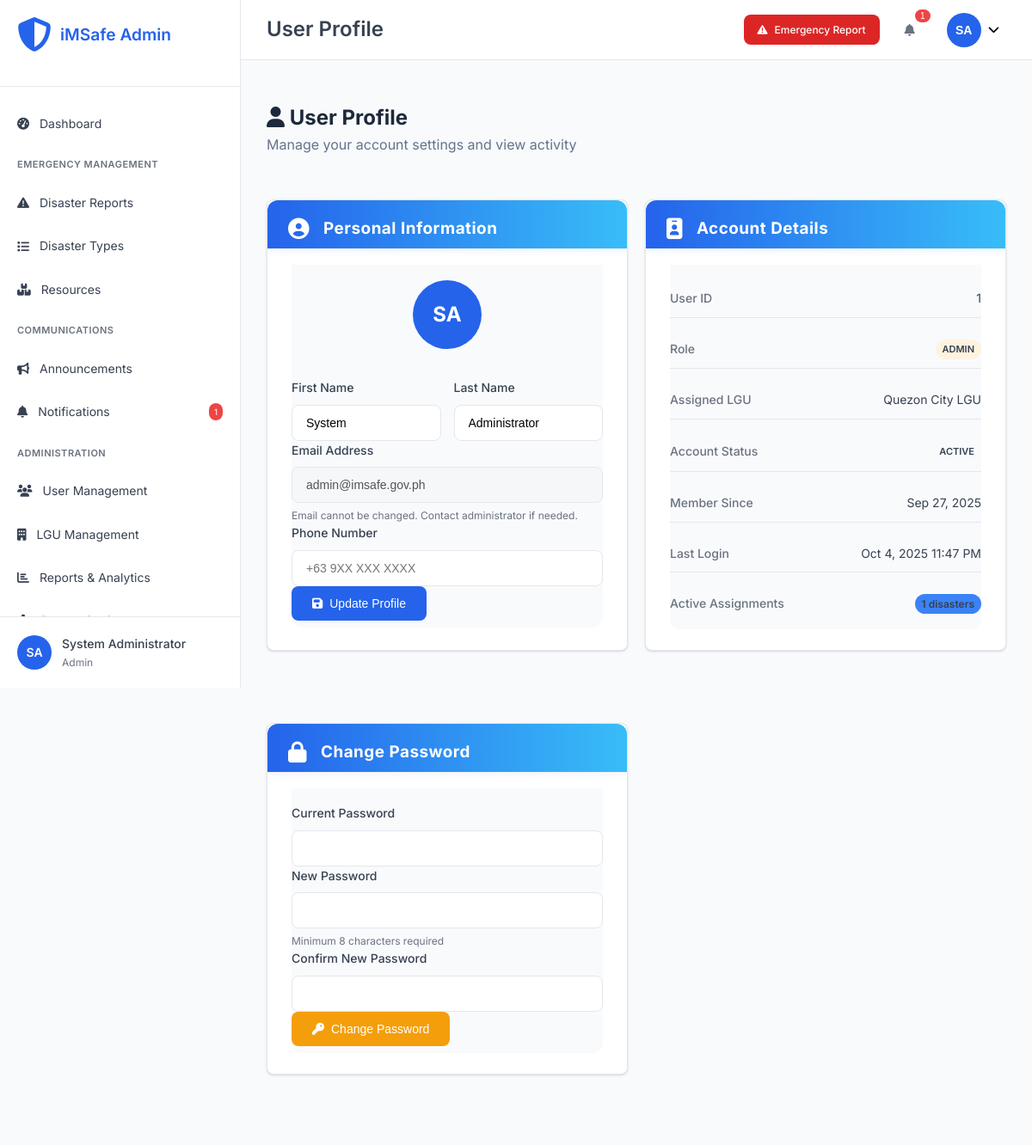
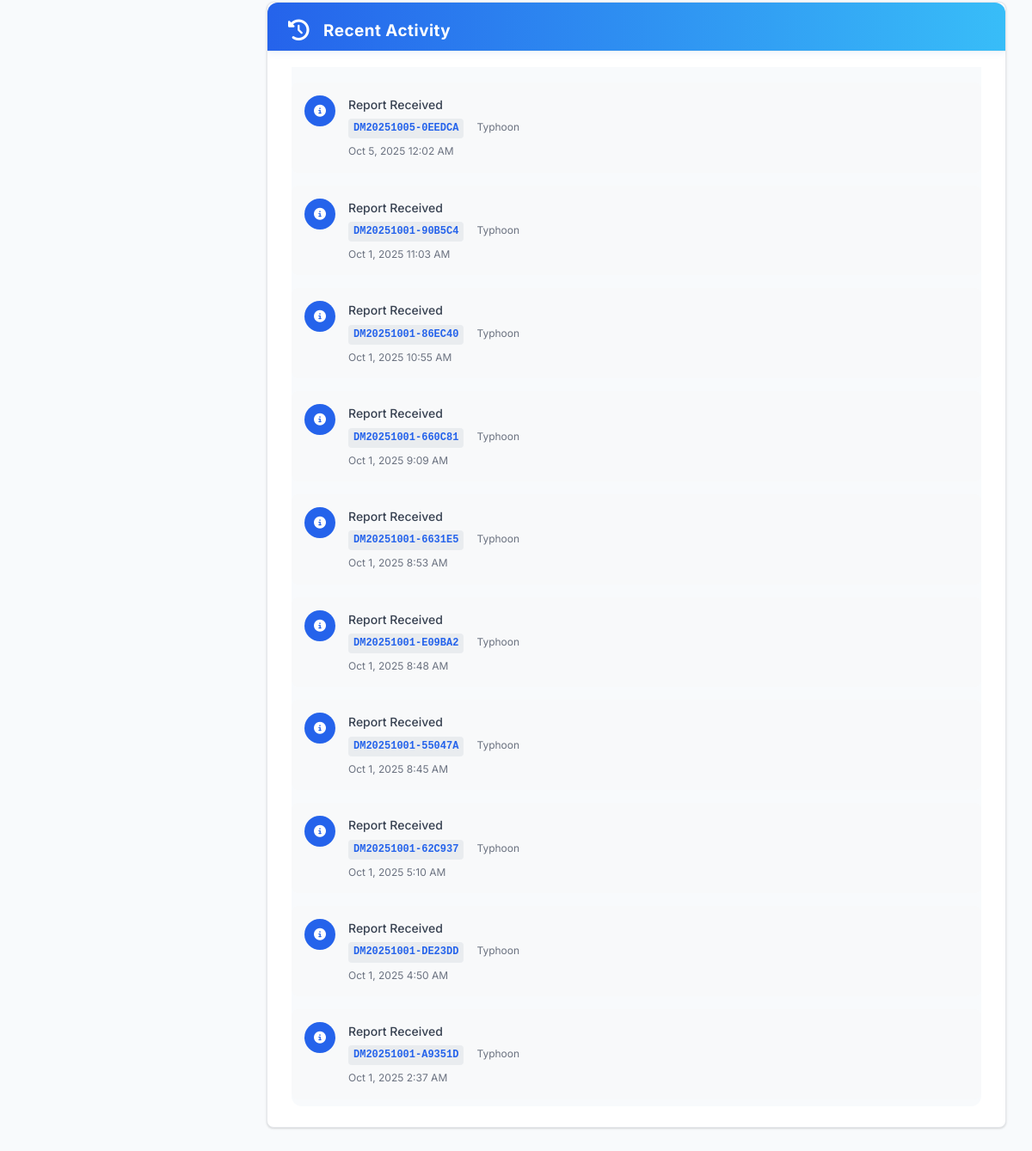
Screenshot of /admin/profile.php (signed in) with the database file from the repository (2 pictures, top to bottom).
### tables this page shows
CREATE TABLE `users` (
  `user_id` int(11) NOT NULL,
  `username` varchar(50) NOT NULL,
  `email` varchar(100) NOT NULL,
  `password_hash` varchar(255) NOT NULL,
  `first_name` varchar(50) NOT NULL,
  `last_name` varchar(50) NOT NULL,
  `role` enum('admin','reporter') NOT NULL DEFAULT 'reporter',
  `lgu_assigned` varchar(100) DEFAULT NULL,
  `lgu_id` int(11) DEFAULT NULL,
  `phone` varchar(20) DEFAULT NULL,
  `is_active` tinyint(1) DEFAULT 1,
  `email_verified` tinyint(1) DEFAULT 0,
  `created_at` timestamp NOT NULL DEFAULT current_timestamp(),
  `updated_at` timestamp NOT NULL DEFAULT current_timestamp() ON UPDATE current_timestamp(),
  `last_login` timestamp NULL DEFAULT NULL
);

CREATE TABLE `lgus` (
  `lgu_id` int(11) NOT NULL,
  `lgu_name` varchar(100) NOT NULL,
  `lgu_type` enum('city','municipality','province','barangay') NOT NULL,
  `region` varchar(50) DEFAULT NULL,
  `province` varchar(50) DEFAULT NULL,
  `city_municipality` varchar(50) DEFAULT NULL,
  `barangay` varchar(50) DEFAULT NULL,
  `contact_person` varchar(100) DEFAULT NULL,
  `contact_phone` varchar(20) DEFAULT NULL,
  `contact_email` varchar(100) DEFAULT NULL,
  `office_address` text DEFAULT NULL,
  `response_time_hours` int(11) DEFAULT 24,
  `is_active` tinyint(1) DEFAULT 1,
  `created_at` timestamp NOT NULL DEFAULT current_timestamp(),
  `updated_at` timestamp NOT NULL DEFAULT current_timestamp() ON UPDATE current_timestamp()
);

CREATE TABLE `disaster_updates` (
  `update_id` int(11) NOT NULL,
  `disaster_id` int(11) NOT NULL,
  `user_id` int(11) DEFAULT NULL,
  `update_type` enum('status_change','progress','escalation','resolution','general') DEFAULT 'general',
  `title` varchar(200) DEFAULT NULL,
  `description` text DEFAULT NULL,
  `status_from` enum('pending','assigned','acknowledged','in_progress','resolved','closed','escalated') DEFAULT NULL,
  `status_to` enum('pending','assigned','acknowledged','in_progress','resolved','closed','escalated') DEFAULT NULL,
  `is_public` tinyint(1) DEFAULT 0,
  `attachments` longtext DEFAULT NULL CHECK (json_valid(`attachments`)),
  `created_at` timestamp NOT NULL DEFAULT current_timestamp()
);

CREATE TABLE `disasters` (
  `disaster_id` int(11) NOT NULL,
  `tracking_id` varchar(20) NOT NULL,
  `disaster_name` varchar(200) NOT NULL,
  `type_id` int(11) NOT NULL,
  `severity_level` varchar(20) NOT NULL,
  `severity_display` varchar(100) DEFAULT NULL,
  `severity_score` decimal(3,2) DEFAULT 1.00,
  `address` text NOT NULL,
  `purok` varchar(100) DEFAULT NULL,
  `house_no` varchar(50) DEFAULT NULL,
  `city` varchar(100) DEFAULT NULL,
  `province` varchar(100) DEFAULT 'Philippines',
  `state` varchar(100) DEFAULT 'Philippines',
  `latitude` decimal(10,8) DEFAULT NULL,
  `longitude` decimal(11,8) DEFAULT NULL,
  `landmark` varchar(200) DEFAULT NULL,
  `reporter_name` varchar(100) DEFAULT NULL,
  `reporter_phone` varchar(20) NOT NULL,
  `alternate_contact` varchar(20) DEFAULT NULL,
  `description` text NOT NULL,
  `immediate_needs` longtext DEFAULT NULL CHECK (json_valid(`immediate_needs`)),
  `current_situation` text DEFAULT NULL,
  `image_path` varchar(255) DEFAULT NULL,
  `status` enum('ON GOING','IN PROGRESS','COMPLETED') NOT NULL DEFAULT 'ON GOING',
  `assigned_lgu_id` int(11) DEFAULT NULL,
  `assigned_user_id` int(11) DEFAULT NULL,
  `priority` enum('low','medium','high','critical') DEFAULT 'medium',
  `reported_at` timestamp NOT NULL DEFAULT current_timestamp(),
  `acknowledged_at` timestamp NULL DEFAULT NULL,
  `resolved_at` timestamp NULL DEFAULT NULL,
  `escalation_deadline` timestamp NULL DEFAULT NULL,
  `is_verified` tinyint(1) DEFAULT 0,
  `source` enum('web_form','mobile_app','hotline','social_media','official') DEFAULT 'web_form',
  `created_at` timestamp NOT NULL DEFAULT current_timestamp(),
  `updated_at` timestamp NOT NULL DEFAULT current_timestamp() ON UPDATE current_timestamp()
);

CREATE TABLE `disaster_types` (
  `type_id` int(11) NOT NULL,
  `type_name` varchar(100) NOT NULL,
  `description` text DEFAULT NULL,
  `category` enum('natural','man-made','technological','biological') DEFAULT 'natural',
  `severity_weight` decimal(3,2) DEFAULT 1.00,
  `is_active` tinyint(1) DEFAULT 1,
  `created_at` timestamp NOT NULL DEFAULT current_timestamp(),
  `updated_at` timestamp NOT NULL DEFAULT current_timestamp() ON UPDATE current_timestamp()
);

### admin/includes/auth.php (called while the page is built, shortened)
<?php
function getUserInitials() {
    $first = $_SESSION['first_name'] ?? '';
    $last = $_SESSION['last_name'] ?? '';
    return strtoupper(substr($first, 0, 1) . substr($last, 0, 1));
}
?>

### admin/profile.php (the view, shortened to what this page needs)
<?php
require_once '../config/database.php';
require_once 'includes/auth.php';
try {
    $stmt = $pdo->prepare("
        SELECT u.*, l.lgu_name,
               COUNT(d.disaster_id) as assigned_disasters
        FROM users u
        LEFT JOIN lgus l ON u.lgu_id = l.lgu_id
        LEFT JOIN disasters d ON u.user_id = d.assigned_user_id AND d.status NOT IN ('resolved', 'closed')
        WHERE u.user_id = ?
        GROUP BY u.user_id
    ");
    $stmt->execute([$_SESSION['user_id']]);
    $user = $stmt->fetch();
    $activity_stmt = $pdo->prepare("
        SELECT du.*, d.tracking_id, dt.type_name
        FROM disaster_updates du
        JOIN disasters d ON du.disaster_id = d.disaster_id
        JOIN disaster_types dt ON d.type_id = dt.type_id
        WHERE du.user_id = ?
        ORDER BY du.created_at DESC
        LIMIT 10
    ");
    $activity_stmt->execute([$_SESSION['user_id']]);
    $recent_activity = $activity_stmt->fetchAll();
} catch (Exception $e) {
    error_log("Profile fetch error: " . $e->getMessage());
    header('Location: dashboard.php');
    exit;
}
include 'includes/header.php';
?>
<div class="page-header">
    <div class="page-title">
        <h2><i class="fas fa-user"></i> User Profile</h2>
        <p>Manage your account settings and view activity</p>
    </div>
</div>
<div class="profile-grid">
    <div class="dashboard-card">
        <div class="card-header">
            <h3><i class="fas fa-user-circle"></i> Personal Information</h3>
        </div>
        <div class="card-content">
            <div class="user-avatar-large">
                <?php echo getUserInitials(); ?>
            </div>
            <form method="POST" class="profile-form">
                <div class="form-row">
                    <div class="form-group">
                        <label for="first_name">First Name</label>
                        <input type="text" name="first_name" id="first_name"
                               value="<?php echo htmlspecialchars($user['first_name']); ?>" required>
                    </div>
                    <div class="form-group">
                        <label for="last_name">Last Name</label>
                        <input type="text" name="last_name" id="last_name"
                               value="<?php echo htmlspecialchars($user['last_name']); ?>" required>
                    </div>
                </div>
                <div class="form-group">
                    <label for="email">Email Address</label>
                    <input type="email" name="email" id="email"
                           value="<?php echo htmlspecialchars($user['email']); ?>" disabled>
                    <small class="form-help">Email cannot be changed. Contact administrator if needed.</small>
                </div>
                <div class="form-group">
                    <label for="phone">Phone Number</label>
                    <input type="tel" name="phone" id="phone"
                           value="<?php echo htmlspecialchars($user['phone'] ?? ''); ?>"
                           placeholder="+63 9XX XXX XXXX">
                </div>
                <button type="submit" name="update_profile" class="btn btn-primary">
                    <i class="fas fa-save"></i> Update Profile
                </button>
            </form>
        </div>
    </div>
    <div class="dashboard-card">
        <div class="card-header">
            <h3><i class="fas fa-id-badge"></i> Account Details</h3>
        </div>
        <div class="card-content">
            <div class="detail-list">
                <div class="detail-item">
                    <label>User ID</label>
                    <span><?php echo $user['user_id']; ?></span>
                </div>
                <div class="detail-item">
                    <label>Role</label>
                    <span class="role-badge role-<?php echo $user['role']; ?>">
                        <?php echo ucfirst(str_replace('_', ' ', $user['role'])); ?>
                    </span>
                </div>
                <div class="detail-item">
                    <label>Assigned LGU</label>
                    <span><?php echo $user['lgu_name'] ?: 'Not assigned'; ?></span>
                </div>
                <div class="detail-item">
                    <label>Account Status</label>
                    <span class="status-badge <?php echo $user['is_active'] ? 'status-active' : 'status-inactive'; ?>">
                        <?php echo $user['is_active'] ? 'Active' : 'Inactive'; ?>
                    </span>
                </div>
                <div class="detail-item">
                    <label>Member Since</label>
                    <span><?php echo date('M j, Y', strtotime($user['created_at'])); ?></span>
                </div>
                <div class="detail-item">
                    <label>Last Login</label>
                    <span>
                        <?php if ($user['last_login']): ?>
                            <?php echo date('M j, Y g:i A', strtotime($user['last_login'])); ?>
                        <?php else: ?>
                            Never
                        <?php endif; ?>
                    </span>
                </div>
                <div class="detail-item">
                    <label>Active Assignments</label>
                    <span class="assignment-count"><?php echo $user['assigned_disasters']; ?> disasters</span>
                </div>
            </div>
        </div>
    </div>
    <div class="dashboard-card">
        <div class="card-header">
            <h3><i class="fas fa-lock"></i> Change Password</h3>
        </div>
        <div class="card-content">
            <form method="POST" class="password-form">
                <div class="form-group">
                    <label for="current_password">Current Password</label>
                    <input type="password" name="current_password" id="current_password" required>
                </div>
                <div class="form-group">
                    <label for="new_password">New Password</label>
                    <input type="password" name="new_password" id="new_password" required minlength="8">
                    <small class="form-help">Minimum 8 characters required</small>
                </div>
                <div class="form-group">
                    <label for="confirm_password">Confirm New Password</label>
                    <input type="password" name="confirm_password" id="confirm_password" required minlength="8">
                </div>
                <button type="submit" name="change_password" class="btn btn-warning">
                    <i class="fas fa-key"></i> Change Password
                </button>
            </form>
        </div>
    </div>
    <div class="dashboard-card activity-card">
        <div class="card-header">
            <h3><i class="fas fa-history"></i> Recent Activity</h3>
        </div>
        <div class="card-content">
            <?php if (empty($recent_activity)): ?>
                <div class="empty-state">
                    <i class="fas fa-history"></i>
                    <p>No recent activity</p>
                </div>
            <?php else: ?>
                <div class="activity-list">
                    <?php foreach ($recent_activity as $activity): ?>
                        <div class="activity-item">
                            <div class="activity-icon">
                                <i class="fas fa-<?php echo getActivityIcon($activity['update_type']); ?>"></i>
                            </div>
                            <div class="activity-content">
                                <div class="activity-title"><?php echo htmlspecialchars($activity['title']); ?></div>
                                <div class="activity-details">
                                    <span class="tracking-id"><?php echo htmlspecialchars($activity['tracking_id']); ?></span>
                                    <span class="disaster-type"><?php echo htmlspecialchars($activity['type_name']); ?></span>
                                </div>
                                <div class="activity-time"><?php echo date('M j, Y g:i A', strtotime($activity['created_at'])); ?></div>
                            </div>
                        </div>
                    <?php endforeach; ?>
                </div>
            <?php endif; ?>
        </div>
    </div>
</div>
<?php
function getActivityIcon($type) {
    switch ($type) {
        default: return 'info-circle';
    }
}
?>
<?php include 'includes/footer.php'; ?>

### admin/assets/css/admin.css (style rules this page uses)
.dashboard-card .card-header { display: flex; align-items: center; gap: 10px; background: linear-gradient(90deg, #2563eb 0%, #38bdf8 100%); color: #fff; border-radius: 12px 12px 0 0; padding: 18px 24px 12px 24px; margin: -32px -28px 18px -28px; box-shadow: 0 2px 8px 0 rgba(37,99,235,0.08); }
.dashboard-card .card-header h3 { color: #fff; font-size: 1.18rem; margin: 0; font-weight: 700; letter-spacing: 0.5px; }
.dashboard-card .card-header i { font-size: 1.3em; color: #fff; margin-right: 6px; }
.dashboard-card .card-content { background: #f8fafc; border-radius: 0 0 12px 12px; padding: 18px 0 8px 0; }
.dashboard-card { background: #fff; border-radius: 14px; box-shadow: 0 4px 24px 0 rgba(0,0,0,0.08); padding: 32px 28px 24px 28px; margin-top: 32px; margin-bottom: 32px; border: 1px solid #e5e7eb; }
.dashboard-card .card-header { border-bottom: 1px solid #f1f1f1; margin-bottom: 18px; padding-bottom: 8px; }
.dashboard-card h3 { font-size: 1.3rem; color: #2563eb; margin: 0; }
.dashboard-card .card-content { display: flex; flex-direction: column; gap: 14px; }
.page-header { display: flex; align-items: center; justify-content: space-between; margin-bottom: 18px; margin-top: 18px; }
.page-title h2 { margin: 0; color: #1e293b; font-size: 1.5rem; font-weight: 700; }
.page-title p { margin: 0; color: #64748b; font-size: 1rem; }
:root { --primary-color: #2563eb; --primary-dark: #1d4ed8; --secondary-color: #6b7280; --success-color: #10b981; --warning-color: #f59e0b; --danger-color: #ef4444; --info-color: #3b82f6; --light-color: #f9fafb; --dark-color: #1f2937; --border-color: #e5e7eb; --text-color: #374151; --text-muted: #6b7280; --sidebar-width: 280px; --header-height: 70px; --border-radius: 8px; --shadow: 0 1px 3px 0 rgba(0, 0, 0, 0.1), 0 1px 2px 0 rgba(0, 0, 0, 0.06); --shadow-lg: 0 10px 15px -3px rgba(0, 0, 0, 0.1), 0 4px 6px -2px rgba(0, 0, 0, 0.05); }
* { margin: 0; padding: 0; box-sizing: border-box; }
body { font-family: 'Inter', sans-serif; font-size: 14px; line-height: 1.6; color: var(--text-color); background-color: #f8fafc; }
.form-group { display: flex; flex-direction: column; }
.form-row { display: grid; grid-template-columns: 1fr 1fr; gap: 20px; }
.form-group label { margin-bottom: 8px; font-weight: 500; color: var(--text-color); }
input, select, textarea { width: 100%; padding: 12px 16px; border: 1px solid var(--border-color); border-radius: var(--border-radius); font-size: 14px; transition: all 0.3s ease; }
.btn { display: inline-flex; align-items: center; justify-content: center; gap: 8px; padding: 12px 24px; border: none; border-radius: var(--border-radius); font-size: 14px; font-weight: 500; text-decoration: none; cursor: pointer; transition: all 0.3s ease; white-space: nowrap; }
.btn-primary { background-color: var(--primary-color); color: white; }
.btn-warning { background-color: var(--warning-color); color: white; }
.dashboard-card { background: white; border-radius: var(--border-radius); box-shadow: var(--shadow); overflow: hidden; }
.card-header { padding: 20px 24px; border-bottom: 1px solid var(--border-color); display: flex; align-items: center; justify-content: space-between; }
.card-header h3 { font-size: 1.1rem; font-weight: 600; color: var(--text-color); display: flex; align-items: center; gap: 10px; }
.card-content { padding: 24px; }
.tracking-id { font-family: 'Courier New', monospace; font-weight: 600; color: var(--primary-color); }
.status-badge { padding: 4px 8px; border-radius: 4px; font-size: 11px; font-weight: 600; text-transform: uppercase; }

### rows the page displays
users: first_name "System", last_name "Administrator", email "admin@imsafe.gov.ph", user_id "1", role "ADMIN", lgu.lgu_name "Quezon City LGU", created_at "Sep 27, 2025", last_login "Oct 4, 2025 11:47 PM"
disaster_updates: title "Report Received", disaster.tracking_id "DM20251005-0EEDCA", disaster_types.type_name "Typhoon", created_at "Oct 5, 2025 12:02 AM"
disaster_updates: title "Report Received", disaster.tracking_id "DM20251001-90B5C4", disaster_types.type_name "Typhoon", created_at "Oct 1, 2025 11:03 AM"
disaster_updates: title "Report Received", disaster.tracking_id "DM20251001-86EC40", disaster_types.type_name "Typhoon", created_at "Oct 1, 2025 10:55 AM"
disaster_updates: title "Report Received", disaster.tracking_id "DM20251001-660C81", disaster_types.type_name "Typhoon", created_at "Oct 1, 2025 9:09 AM"
disaster_updates: title "Report Received", disaster.tracking_id "DM20251001-6631E5", disaster_types.type_name "Typhoon", created_at "Oct 1, 2025 8:53 AM"
disaster_updates: title "Report Received", disaster.tracking_id "DM20251001-E09BA2", disaster_types.type_name "Typhoon", created_at "Oct 1, 2025 8:48 AM"
disaster_updates: title "Report Received", disaster.tracking_id "DM20251001-55047A", disaster_types.type_name "Typhoon", created_at "Oct 1, 2025 8:45 AM"
disaster_updates: title "Report Received", disaster.tracking_id "DM20251001-62C937", disaster_types.type_name "Typhoon", created_at "Oct 1, 2025 5:10 AM"
disaster_updates: title "Report Received", disaster.tracking_id "DM20251001-DE23DD", disaster_types.type_name "Typhoon", created_at "Oct 1, 2025 4:50 AM"
disaster_updates: title "Report Received", disaster.tracking_id "DM20251001-A9351D", disaster_types.type_name "Typhoon", created_at "Oct 1, 2025 2:37 AM"

### other values shown
$notifications_count "1"
getUserInitials() "SA"
getUserName() "System Administrator"
str_replace('_', ' ', $_SESSION['role']) "Admin"
$page_title "User Profile"
$user['assigned_disasters'] "1"
